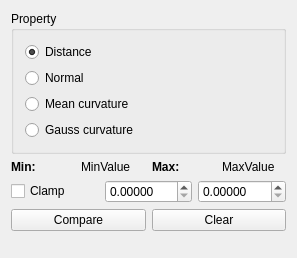
<?xml version="1.0" encoding="UTF-8"?>
<ui version="4.0">
 <class>MeshCompareToolbar</class>
 <widget class="QWidget" name="MeshCompareToolbar">
  <property name="geometry">
   <rect>
    <x>0</x>
    <y>0</y>
    <width>297</width>
    <height>258</height>
   </rect>
  </property>
  <property name="windowTitle">
   <string>Form</string>
  </property>
  <layout class="QVBoxLayout" name="verticalLayout_2">
   <item>
    <widget class="QGroupBox" name="groupBox_5">
     <property name="toolTip">
      <string>Set the smoothing directions</string>
     </property>
     <property name="statusTip">
      <string>Set the smoothing directions</string>
     </property>
     <property name="title">
      <string>Property</string>
     </property>
     <layout class="QVBoxLayout" name="verticalLayout_3">
      <item>
       <layout class="QVBoxLayout" name="verticalLayout">
        <item>
         <widget class="QRadioButton" name="distance">
          <property name="toolTip">
           <string>Compare distance between meshes</string>
          </property>
          <property name="statusTip">
           <string>Compare distance between meshes</string>
          </property>
          <property name="text">
           <string>Distance</string>
          </property>
          <property name="checked">
           <bool>true</bool>
          </property>
         </widget>
        </item>
        <item>
         <widget class="QRadioButton" name="normalAngle">
          <property name="toolTip">
           <string>Compare normal deviation between meshes</string>
          </property>
          <property name="statusTip">
           <string>Compare normal deviation between meshes</string>
          </property>
          <property name="text">
           <string>Normal</string>
          </property>
         </widget>
        </item>
        <item>
         <widget class="QRadioButton" name="meanCurvature">
          <property name="toolTip">
           <string>Compare mean curvature between meshes</string>
          </property>
          <property name="statusTip">
           <string>Compare mean curvature between meshes</string>
          </property>
          <property name="text">
           <string>Mean curvature</string>
          </property>
         </widget>
        </item>
        <item>
         <widget class="QRadioButton" name="gaussCurvature">
          <property name="text">
           <string>Gauss curvature</string>
          </property>
         </widget>
        </item>
       </layout>
      </item>
     </layout>
    </widget>
   </item>
   <item>
    <layout class="QHBoxLayout" name="horizontalLayout_3">
     <item>
      <widget class="QLabel" name="label_2">
       <property name="font">
        <font>
         <weight>75</weight>
         <bold>true</bold>
        </font>
       </property>
       <property name="text">
        <string>Min:</string>
       </property>
      </widget>
     </item>
     <item>
      <widget class="QLabel" name="minValue">
       <property name="text">
        <string>MinValue</string>
       </property>
      </widget>
     </item>
     <item>
      <widget class="QLabel" name="label_4">
       <property name="font">
        <font>
         <weight>75</weight>
         <bold>true</bold>
        </font>
       </property>
       <property name="text">
        <string>Max:</string>
       </property>
      </widget>
     </item>
     <item>
      <widget class="QLabel" name="maxValue">
       <property name="text">
        <string>MaxValue</string>
       </property>
      </widget>
     </item>
    </layout>
   </item>
   <item>
    <layout class="QHBoxLayout" name="horizontalLayout_4">
     <item>
      <widget class="QCheckBox" name="doClamp">
       <property name="text">
        <string>Clamp</string>
       </property>
      </widget>
     </item>
     <item>
      <widget class="QDoubleSpinBox" name="minVal">
       <property name="decimals">
        <number>5</number>
       </property>
       <property name="singleStep">
        <double>0.010000000000000</double>
       </property>
      </widget>
     </item>
     <item>
      <widget class="QDoubleSpinBox" name="maxVal">
       <property name="decimals">
        <number>5</number>
       </property>
       <property name="singleStep">
        <double>0.010000000000000</double>
       </property>
      </widget>
     </item>
    </layout>
   </item>
   <item>
    <layout class="QHBoxLayout" name="horizontalLayout_2"/>
   </item>
   <item>
    <layout class="QHBoxLayout" name="horizontalLayout">
     <item>
      <widget class="QPushButton" name="compare">
       <property name="toolTip">
        <string>Compute distance between to meshes.

Select one source mesh(the reference) and one target mesh. The points of the reference are projected onto target and the deviation(distance,normal) gets visualized by colored points.</string>
       </property>
       <property name="text">
        <string>Compare</string>
       </property>
      </widget>
     </item>
     <item>
      <widget class="QPushButton" name="clear">
       <property name="text">
        <string>Clear</string>
       </property>
      </widget>
     </item>
    </layout>
   </item>
   <item>
    <spacer name="verticalSpacer">
     <property name="orientation">
      <enum>Qt::Vertical</enum>
     </property>
     <property name="sizeHint" stdset="0">
      <size>
       <width>20</width>
       <height>40</height>
      </size>
     </property>
    </spacer>
   </item>
  </layout>
 </widget>
 <layoutdefault spacing="6" margin="11"/>
 <pixmapfunction>qPixmapFromMimeSource</pixmapfunction>
 <resources/>
 <connections/>
</ui>
